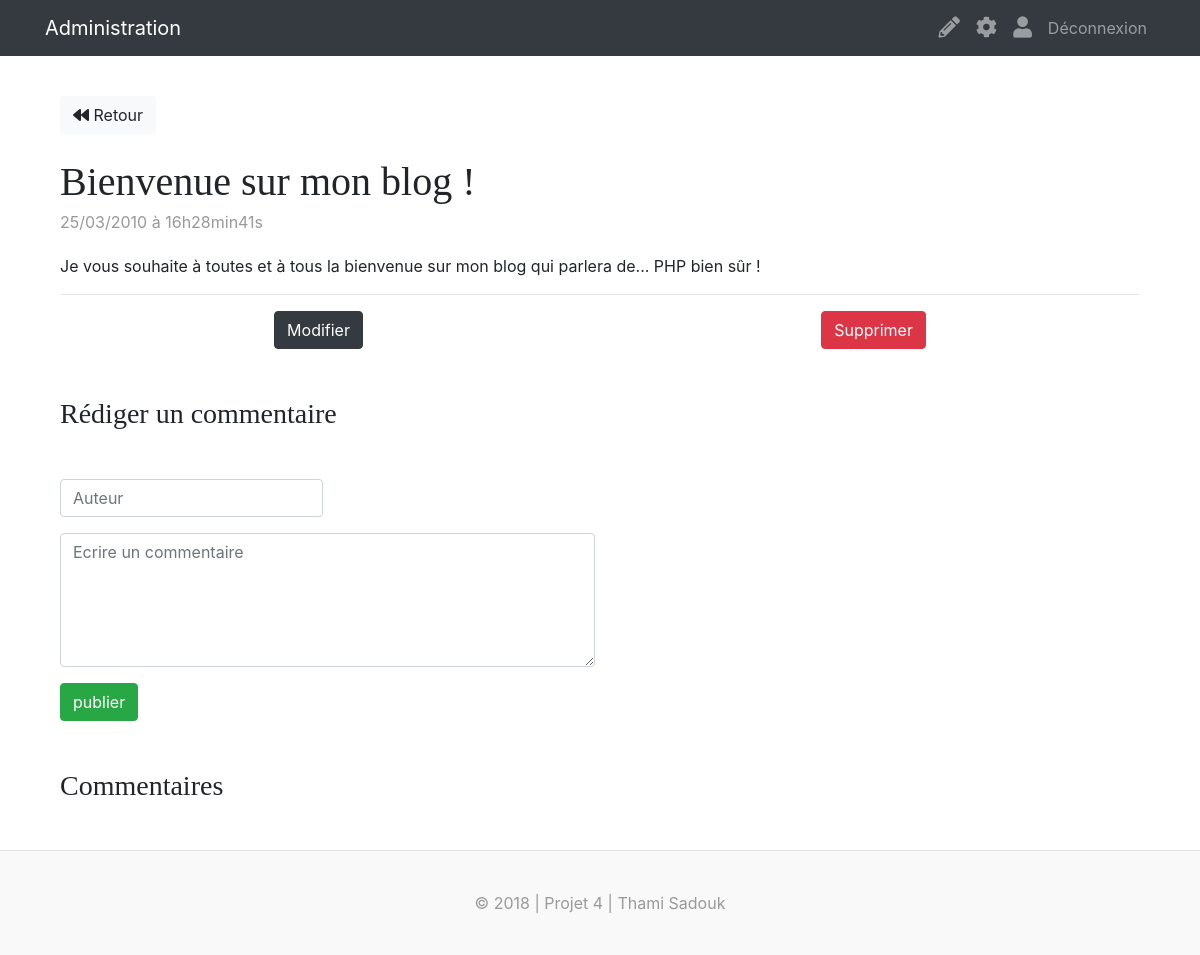
The page /postsController/showPost/1 (signed in) on the database its author committed.
### tables this page shows
CREATE TABLE `posts` (
  `id` int(11) NOT NULL,
  `user_id` int(11) NOT NULL,
  `title` varchar(255) NOT NULL,
  `content` text NOT NULL,
  `creation_date` datetime NOT NULL
);

### app/controllers/PostsController.php (called while the page is built, shortened)
<?php
class PostsController extends BaseController
{
    public function __construct()
    {
        $this->postModel = $this->loadModel('PostManager');
    }
    public function showPost($postId = null)
    {
        $post = $this->postModel->getPostById($postId);
        $comments = $this->postModel->getComments($postId);
        $data = [
            'post' => $post,
            'comments' => $comments
        ];
        $this->loadView('postView', $data, $this->dataForm);
    }
}

### app/libraries/Core.php (called while the page is built, shortened)
<?php
class Core
{
    protected $currentController = 'PostsController';
    protected $currentMethod = 'index';
    protected $params =[];
    protected $url;
    public function __construct()
    {
        $this->url = $this->getUrl();
        call_user_func_array([$this->currentController, $this->currentMethod], $this->params);
    }
    public function getUrl()
    {
        if(isset($_GET['url'])) {
            $url = rtrim($_GET['url'], '/');
            $url = filter_var($url, FILTER_SANITIZE_URL);
            $url = explode('/', $url);
            return $url;
        }
    }
    public function getController()
    {
        if(file_exists('../app/controllers/' . ucwords($this->url[0]). '.php')) {
            $this->currentController = ucwords($this->url[0]);
        }
        $this->currentController = new $Class;
    }
    public function getMethod()
    {
        if(isset($this->url[1])) {
            if(method_exists($this->currentController, $this->url[1])) {
                $this->currentMethod = $this->url[1];
            }
        }
    }
    public function getParams()
    {
        $this->params = $this->url ? array_values($this->url) : [];
    }
}

### public/index.php (called while the page is built, shortened)
<?php
require_once '../app/helpers/session_helper.php';
$init = new \App\Libraries\Core();

### app/entity/Post.php (called while the page is built, shortened)
<?php
class Post
{
    private $id;
    private $userId;
    private $title;
    private $content;
    private $creationDateFr;
    public function getId()
    {
        return $this->id;
    }
    public function setId($id)
    {
        $id = (int) $id;
        $this->id = $id;
    }
    public function getUserId()
    {
        return $this->userId;
    }
    public function setUserId($userId)
    {
        $this->userId = $userId;
    }
    public function getTitle()
    {
        return htmlspecialchars($this->title);
    }
    public function setTitle($title)
    {
        $this->title = $title;
    }
    public function getContent()
    {
        return $this->content;
    }
    public function setContent($content)
    {
        $this->content = $content;
    }
    public function getCreationDateFr()
    {
        return $this->creationDateFr;
    }
    public function setCreationDateFr($creationDateFr)
    {
        $this->creationDateFr = $creationDateFr;
    }
}

### app/libraries/Database.php (called while the page is built, shortened)
<?php
class Database
{
    private $host = DB_HOST;
    private $username = DB_USER;
    private $password = DB_PASS;
    private $dbname = DB_NAME;
    private function dbConnect()
    {
        $dsn = 'mysql:host=' . $this->host . ';dbname=' . $this->dbname;
        $options = [
            \PDO::ATTR_PERSISTENT => true,
            \PDO::ATTR_ERRMODE => \PDO::ERRMODE_EXCEPTION
        ];
        try
        {
            $this->pdo = new \PDO($dsn, $this->username, $this->password, $options);
            return $this->pdo;
        }
        catch(\Exception $e)
        {
            die('Erreur : ' .$e->getMessage());
        }
    }
}

### app/models/PostManager.php (called while the page is built, shortened)
<?php
class PostManager extends Database
{
    public function getPostById($postId)
    {
        $req = $this->pdo->prepare('
            SELECT id, user_id
            AS userId, title, content, DATE_FORMAT(creation_date, \'%d/%m/%Y à %Hh%imin%ss\') creationDateFr
            FROM posts WHERE id = ?');
        $req->execute(array($postId));
        $data = $req->fetch();
        if(!is_bool($data)) {
            $post =  new Post($data);
            return $post;
        }
        return $data;
    }
}

### app/helpers/session_helper.php (called while the page is built, shortened)
<?php
function isLoggedIn() {
    if(isset($_SESSION['user_id'])) {
        return true;
    } else {
        return false;
    }
}

### app/views/postView.php (the view, shortened to what this page needs)
<div class="col">
<a href="<?= URLROOT; ?>" class="btn btn-light my-4"><i class="fas fa-backward"></i> Retour</a>
<div class="blog-post mb-3">
    <h2 class="blog-post-title"><?= $data['post']->getTitle(); ?></h2>
    <p class="blog-post-meta"><?= $data['post']->getCreationDateFr(); ?></p>
    <p><?= $data['post']->getContent(); ?><br></p>
</div>
<hr>
<?php if(isLoggedIn() && $data['post']->getUserId() == $_SESSION['user_id']) : ?>
    <div class="row justify-content-around">
        <a href="<?= URLROOT; ?>/postsController/edit/<?= $data['post']->getId(); ?>" class="btn btn-dark">Modifier</a>
        <form action="<?= URLROOT; ?>/postsController/delete/<?= $data['post']->getId(); ?>" method="post">
            <input type="submit" value="Supprimer" class="btn btn-danger">
        </form>
    </div>
<?php endif; ?>
    <h3 class="my-5">Rédiger un commentaire</h3>
    <form action="<?= URLROOT; ?>/postsController/showPost/<?= $data['post']->getId(); ?>" method="post">
        <div class="form-row form-group">
            <div class="col-sm-3">
                <input id="author" type="text" name="author" class="form-control <?= (!empty($dataForm['author_err'])) ? 'is-invalid' : ''; ?>" value="<?= $dataForm['author']; ?>" placeholder="Auteur">
            </div>
        </div>
        <div class="form-row form-group">
            <div class="col-sm-6">
                <textarea id="comment" name="comment" rows="5" placeholder="Ecrire un commentaire" class="form-control <?= (!empty($dataForm['comment_err'])) ? 'is-invalid' : ''; ?>"><?= $dataForm['comment']; ?></textarea>
            </div>
        </div>
        <input type="submit" class="btn btn-success" value="publier">
    </form>
</div>
<div class="blog-post my-5">
    <div class="col-md-6">
    <h3>Commentaires</h3>
    </div>
</div>
    <?php require('template.php'); ?>

### public/css/custom.css (style rules this page uses)
h1, h2, h3, h4, h5, h6 { font-family: "Playfair Display", Georgia, "Times New Roman", serif; }
.blog-post { margin-bottom: 4rem; }
.blog-post-title { margin-bottom: .25rem; font-size: 2.5rem; }
.blog-post-meta { margin-bottom: 1.25rem; color: #999; }

### rows shown on the page
posts: title "Bienvenue sur mon blog !", content "Je vous souhaite à toutes et à tous la bienvenue sur mon blog qui parlera de... PHP bien sûr !"

### other values the page prints
$data['post']->getCreationDateFr() "25/03/2010 à 16h28min41s"
